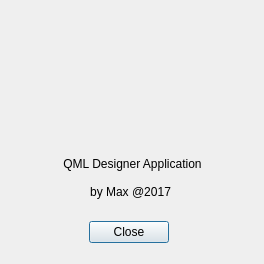
<?xml version="1.0" encoding="UTF-8"?>
<ui version="4.0">
 <class>AboutDialog</class>
 <widget class="QDialog" name="AboutDialog">
  <property name="geometry">
   <rect>
    <x>0</x>
    <y>0</y>
    <width>264</width>
    <height>264</height>
   </rect>
  </property>
  <property name="minimumSize">
   <size>
    <width>264</width>
    <height>264</height>
   </size>
  </property>
  <property name="maximumSize">
   <size>
    <width>264</width>
    <height>264</height>
   </size>
  </property>
  <property name="windowTitle">
   <string>About Max Designer</string>
  </property>
  <widget class="QDialogButtonBox" name="buttonBox">
   <property name="geometry">
    <rect>
     <x>84</x>
     <y>216</y>
     <width>85</width>
     <height>32</height>
    </rect>
   </property>
   <property name="orientation">
    <enum>Qt::Horizontal</enum>
   </property>
   <property name="standardButtons">
    <set>QDialogButtonBox::Close</set>
   </property>
  </widget>
  <widget class="QLabel" name="label">
   <property name="geometry">
    <rect>
     <x>48</x>
     <y>156</y>
     <width>169</width>
     <height>16</height>
    </rect>
   </property>
   <property name="sizePolicy">
    <sizepolicy hsizetype="Fixed" vsizetype="Fixed">
     <horstretch>0</horstretch>
     <verstretch>0</verstretch>
    </sizepolicy>
   </property>
   <property name="text">
    <string>QML Designer Application</string>
   </property>
   <property name="alignment">
    <set>Qt::AlignCenter</set>
   </property>
  </widget>
  <widget class="QLabel" name="label_2">
   <property name="geometry">
    <rect>
     <x>76</x>
     <y>184</y>
     <width>109</width>
     <height>16</height>
    </rect>
   </property>
   <property name="sizePolicy">
    <sizepolicy hsizetype="Fixed" vsizetype="Fixed">
     <horstretch>0</horstretch>
     <verstretch>0</verstretch>
    </sizepolicy>
   </property>
   <property name="text">
    <string>by Max @2017</string>
   </property>
   <property name="alignment">
    <set>Qt::AlignCenter</set>
   </property>
  </widget>
  <widget class="QLabel" name="label_3">
   <property name="geometry">
    <rect>
     <x>72</x>
     <y>16</y>
     <width>128</width>
     <height>128</height>
    </rect>
   </property>
   <property name="sizePolicy">
    <sizepolicy hsizetype="Fixed" vsizetype="Fixed">
     <horstretch>0</horstretch>
     <verstretch>0</verstretch>
    </sizepolicy>
   </property>
   <property name="minimumSize">
    <size>
     <width>128</width>
     <height>128</height>
    </size>
   </property>
   <property name="maximumSize">
    <size>
     <width>128</width>
     <height>128</height>
    </size>
   </property>
   <property name="text">
    <string/>
   </property>
   <property name="pixmap">
    <pixmap resource="../maxdesignerimages.qrc">:/assets/icons/designer.04.png</pixmap>
   </property>
   <property name="scaledContents">
    <bool>true</bool>
   </property>
  </widget>
 </widget>
 <resources>
  <include location="../maxdesignerimages.qrc"/>
 </resources>
 <connections>
  <connection>
   <sender>buttonBox</sender>
   <signal>accepted()</signal>
   <receiver>AboutDialog</receiver>
   <slot>accept()</slot>
   <hints>
    <hint type="sourcelabel">
     <x>248</x>
     <y>254</y>
    </hint>
    <hint type="destinationlabel">
     <x>157</x>
     <y>274</y>
    </hint>
   </hints>
  </connection>
  <connection>
   <sender>buttonBox</sender>
   <signal>rejected()</signal>
   <receiver>AboutDialog</receiver>
   <slot>reject()</slot>
   <hints>
    <hint type="sourcelabel">
     <x>316</x>
     <y>260</y>
    </hint>
    <hint type="destinationlabel">
     <x>286</x>
     <y>274</y>
    </hint>
   </hints>
  </connection>
 </connections>
</ui>
